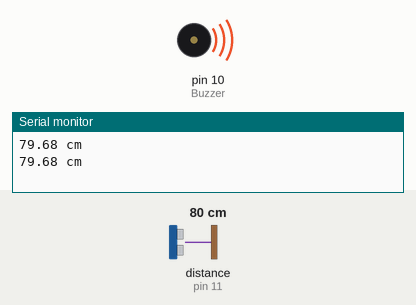
The sketch below on a simulated Arduino Uno, built with avr-gcc and run on an emulated ATmega328P. Shown: buzzer (waves = sounding), the last lines printed to the serial monitor. Wiring (inferred from the names in the program): ultrasonic range finder: trigger pin 12; echo pin 11. The inputs (shaded band) are chosen by the test bench; at power-on: distance to the obstacle (sensor on pin 11) 80 cm. The echo pulse lasts 58.3 µs per cm.

Above: at 0.91 s.
1.7 s: distance to the obstacle (sensor on pin 11) set to 97 cm
5.2 s: distance to the obstacle (sensor on pin 11) set to 104 cm
At 6.0 s:
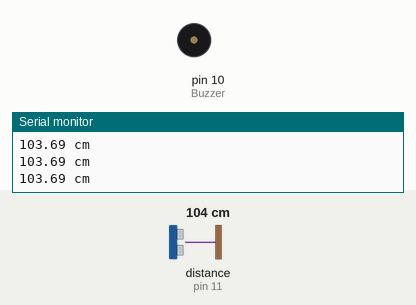
6.7 s: distance to the obstacle (sensor on pin 11) set to 2 cm
At 7.6 s:
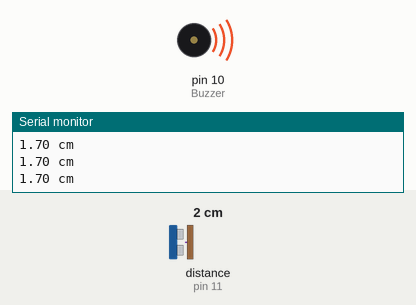
Timing chart, 0 to 9.7 s (numbered marks = the images above; inputs shaded):
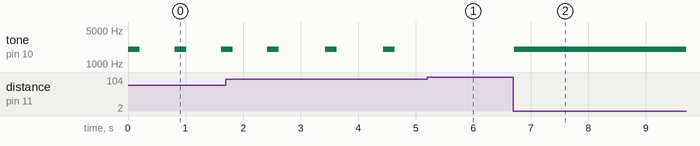

Measured:
- the behaviour switches between 100 and 101 cm on distance to the obstacle (sensor on pin 11) (found by bisection; images 0 and 1)
- after the input at 5.2 s, tone on pin 10 (Buzzer): stops changing and stays silent
- after the input at 6.7 s, tone on pin 10 (Buzzer): silent → 2000 Hz at once
- by itself, tone on pin 10 (Buzzer): repeats every 1.0 s: 2000 Hz 0.20 s, silent 0.81 s

The sketch:

Codigo_proyecto.ino
```cpp
const int Trigger = 12;//PIN usado para trigger
const int Echo = 11;//PIN usado para echo
const int Buzzer = 10;//PIN usado para buzzer

const float sonido = 34300.0;// Velocidad del sonido en cm/s
// limites

const int umbral1 = 100;
const int umbral2 = 90;
const int umbral3 = 80;
const int umbral4 = 70;
const int umbral5 = 60;
const int umbral6 = 50;
const int umbral7 = 40;
const int umbral8 = 30;
const int umbral9 = 20;
const int umbral10 = 10;


void setup() {

  Serial.begin(9600);//Incializamos la comunicación


  pinMode(Trigger, OUTPUT);//Declaramos a trigger de tipo Salida (emisor)
  pinMode(Buzzer, OUTPUT);//Declaramos al buzzer de tipo salida
  pinMode(Echo, INPUT);//Declaramos al Echo de tipo entrada

  digitalWrite(Trigger, LOW);//Inicializamos el sensor en cero (apagado)

}

void loop() {

  digitalWrite(Trigger, HIGH);
  delayMicroseconds(10);
  digitalWrite(Trigger, LOW);

    unsigned long tiempo = pulseIn(Echo, HIGH);// La función pulseIn obtiene el tiempo que tarda en cambiar entre estados, en este caso a HIGH

  // Obtenemos la distancia en cm, hay que convertir el tiempo en segudos ya que está en microsegundos
  // por eso se multiplica por 0.000001
  float distancia = tiempo * 0.000001 * sonido / 2.0;
  Serial.print(distancia);
  Serial.println(" cm");

//Agregamos un IF para validar, si se detecta algo o alguien a una distancia menor a 100cm
    if (distancia < umbral1)
   {

    if (distancia >= umbral2)
    {

      tone(Buzzer, 2000, 200);
      delay(1000);

    }
    else if (distancia < umbral2 && distancia > umbral3)
    {

      tone(Buzzer, 2000, 200);
      delay(900);
    }
    else if (distancia < umbral3 && distancia > umbral4)
    {
       tone(Buzzer,2000,200);
       delay(800);

    }

    else if (distancia < umbral4 && distancia > umbral5)
    {
      tone(Buzzer,2000,200);
      delay(700);
    }

    else if (distancia < umbral5 && distancia > umbral6)
    {
      tone(Buzzer,2000,200);
      delay(600);
    }
    else if (distancia < umbral6 && distancia > umbral7)
    {
      tone(Buzzer,2000,200);
      delay(500);
    }
     else if (distancia < umbral7 && distancia > umbral8)
    {
      tone(Buzzer,2000,200);
      delay(400);
    }
     else if (distancia < umbral8 && distancia > umbral9)
    {
      tone(Buzzer,2000,200);
      delay(300);
    }

      else if (distancia < umbral9 && distancia > umbral10)
    {
      tone(Buzzer,2000,200);
      delay(200);
    }
    else if (distancia <= umbral10)
    {

      tone(Buzzer, 2000, 200);
      delay(100);

    }
  }

}
```
